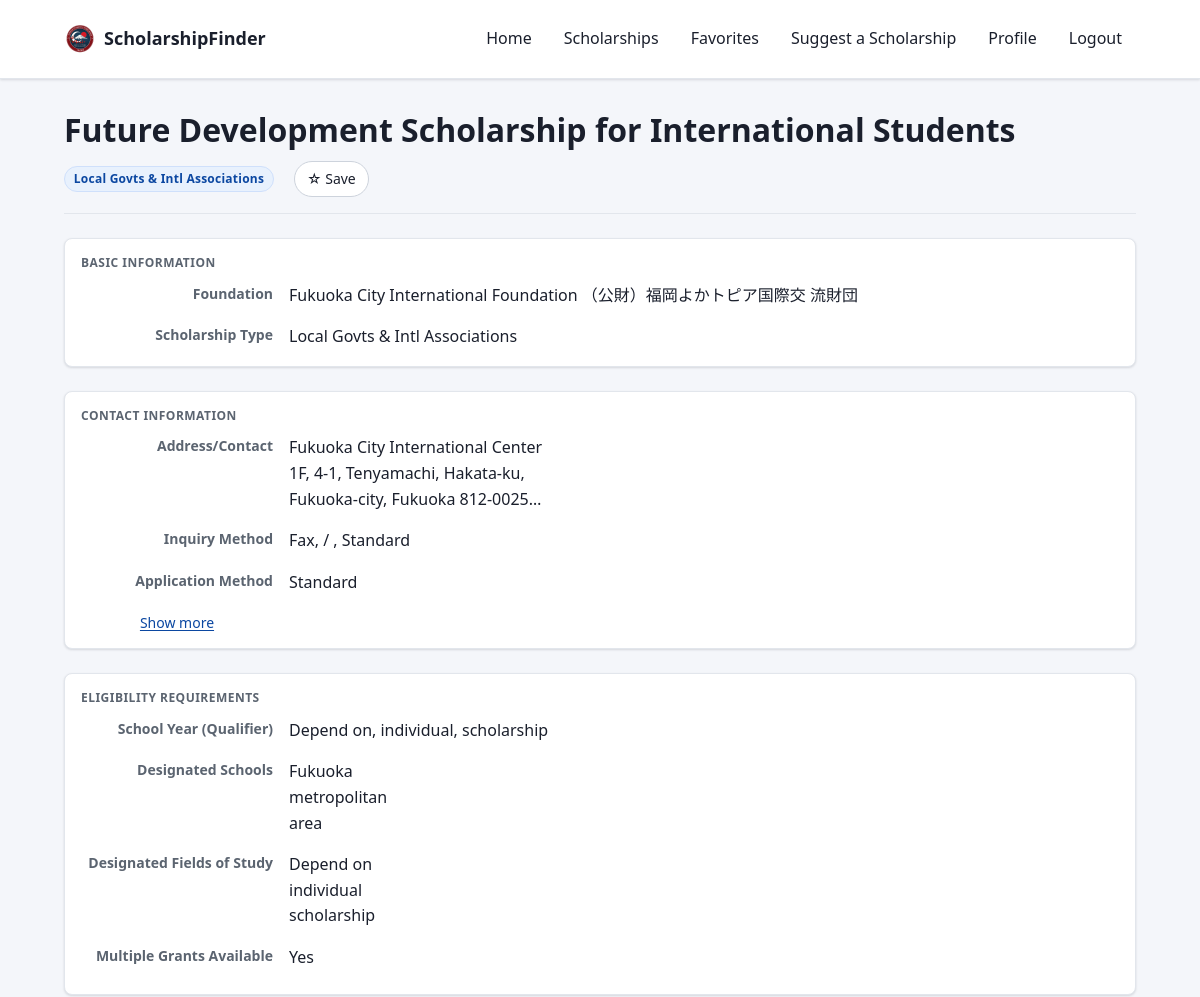
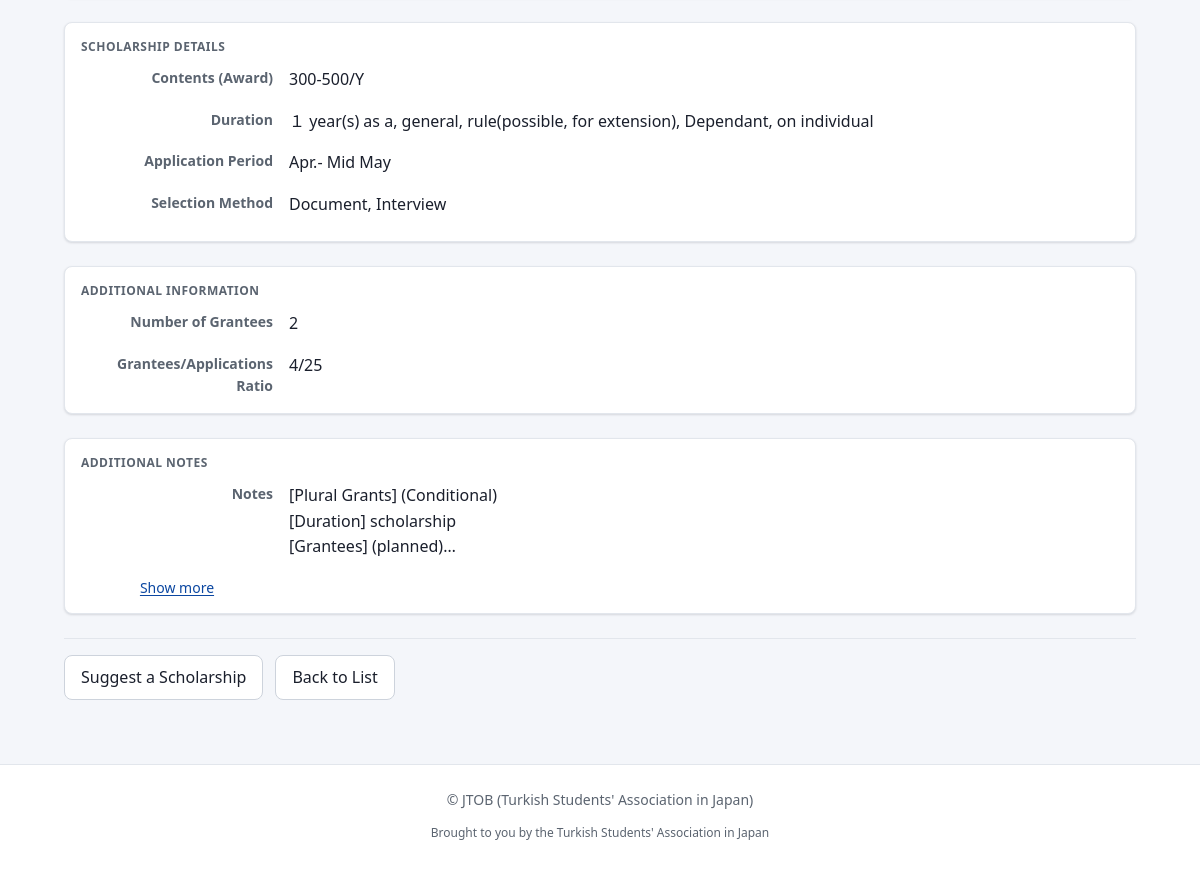
The app's page /scholarships/17/ (signed in) with its own data (2 pictures, top to bottom).
### scholarships/models.py (models this page shows, shortened)
class Scholarship(models.Model):
    SECTION_CHOICES = [
        ("III", "Local Govts & Intl Associations"),
        ("IV", "Private Foundations"),
        ("V", "For Applicants Residing Abroad"),
    ]
    section = models.CharField(max_length=50, choices=SECTION_CHOICES)
    foundation_name = models.CharField(max_length=500)
    scholarship_name = models.CharField(max_length=500)
    address_contact = models.TextField(blank=True, default="")
    inquiry = models.CharField(max_length=50, blank=True, default="")
    application = models.CharField(max_length=50, blank=True, default="")
    qualifier = models.CharField(max_length=200, blank=True, default="")
    designated_schools = models.TextField(blank=True, default="")
    designated_fields = models.TextField(blank=True, default="")
    PLURAL_GRANTS_CHOICES = [("Yes", "Yes"), ("No", "No"), ("Unknown", "Unknown")]
    plural_grants = models.CharField(
        max_length=7, choices=PLURAL_GRANTS_CHOICES, blank=True, default=""
    )
    additional_requirements = models.TextField(blank=True, default="")
    contents = models.TextField(blank=True, default="")
    duration = models.CharField(max_length=200, blank=True, default="")
    application_period = models.CharField(max_length=200, blank=True, default="")
    selection_method = models.CharField(max_length=200, blank=True, default="")
    grantees = models.CharField(max_length=100, blank=True, default="")
    grantees_applications = models.CharField(max_length=100, blank=True, default="")
    notes = models.TextField(blank=True, default="")
    imported_at = models.DateTimeField(auto_now=True)
    class Meta:
        unique_together = ["foundation_name", "scholarship_name"]
        ordering = ["section", "foundation_name", "scholarship_name"]

### scholarships/views.py (the view)
# urls.py: path("scholarships/<int:pk>/", views.scholarship_detail, name="scholarship-detail"),
def scholarship_detail(request, pk):
    scholarship = get_object_or_404(
        annotate_favorited(Scholarship.objects.all(), request.user), pk=pk
    )
    return render(
        request, "scholarships/scholarship_detail.html", {"scholarship": scholarship}
    )

### scholarships/templatetags/scholarship_extras.py (called while the page is built)
@register.filter
def expand_qualifier(qualifier_string):
    if not qualifier_string:
        return ""
    codes = [code.strip() for code in qualifier_string.split("\n") if code.strip()]
    expanded_names = []
    for code in codes:
        base_code = code.split("(")[0].strip()
        expanded_name = QUALIFIER_MAPPING.get(base_code, code)
        expanded_names.append(expanded_name)
    return ", ".join(expanded_names)

@register.filter
def display_grants(value):
    return value if value else ""

@register.filter
def expand_selection_method(value):
    if not value:
        return ""
    mapping = {"D": "Document", "I": "Interview", "W": "Written Exam", "O": "Other"}
    parts = [mapping.get(p.strip(), p.strip()) for p in value.split(",") if p.strip()]
    return ", ".join(parts)

@register.filter
def format_multiline(text):
    if not text:
        return ""
    text = str(text)
    text = text.replace("Ｍ", "M").replace("Ｄ", "D").replace("／", "/")
    text = text.replace("−", "-").replace("ー", "-").replace("，", ",")
    import re
    text = re.sub(r"[^\x00-\x7F]+", " ", text)
    return mark_safe(text.replace("\n", "<br>"))

@register.filter
def get_section_display(section_code):
    section_mapping = {
        "III": "Local Govts & Intl Associations",
        "IV": "Private Foundations",
        "V": "For Applicants Residing Abroad",
    }
    return section_mapping.get(section_code, section_code)

@register.filter
def expand_inquiry_method(value):
    if not value:
        return ""
    value = str(value).replace("Ｆ", "F").replace("Ｓ", "S")
    parts = [part.strip() for part in value.split("\n") if part.strip()]
    expanded_parts = []
    for part in parts:
        sub_parts = re.split(r"[・/]", part)
        expanded_subparts = []
        for sub_part in sub_parts:
            sub_part = sub_part.strip().upper()
            if sub_part == "F":
                expanded_subparts.append("Fax")
            elif sub_part == "S":
                expanded_subparts.append("Standard")
            else:
                expanded_subparts.append(sub_part)
        expanded_parts.append(" / ".join(expanded_subparts))
    return ", ".join(expanded_parts)

### scholarships/views.py (called while the page is built)
def annotate_favorited(queryset, user):
    if not user.is_authenticated:
        return queryset
    fav_exists = Favorite.objects.filter(user=user, scholarship=OuterRef("pk"))
    return queryset.annotate(is_favorited=Exists(fav_exists))

### scholarships/templates/scholarships/scholarship_detail.html (shortened to what this page needs)
{% extends "scholarships/base.html" %}
{% load scholarship_extras %}
{% block content %}
    <div class="scholarship-detail-header">
        <h1>{{ scholarship.scholarship_name }}</h1>
        <span class="section-badge">{{ scholarship.section|get_section_display }}</span>
        <span class="detail-favorite">{% include "scholarships/_favorite_button.html" %}</span>
    </div>
    <div class="scholarship-detail-content">
        <section class="detail-section">
            <h2>Basic Information</h2>
            <dl class="detail-list">
                <dt>Foundation</dt>
                <dd>{{ scholarship.foundation_name }}</dd>
                <dt>Scholarship Type</dt>
                <dd>{{ scholarship.section|get_section_display }}</dd>
            </dl>
        </section>
        <section class="detail-section">
            <h2>Contact Information</h2>
            <dl class="detail-list">
                {% if scholarship.address_contact %}
                <dt>Address/Contact</dt>
                <dd class="text-clamp">{{ scholarship.address_contact|format_multiline }}</dd>
                {% endif %}
                {% if scholarship.inquiry %}
                <dt>Inquiry Method</dt>
                <dd class="text-clamp">{{ scholarship.inquiry|expand_inquiry_method }}</dd>
                {% endif %}
                {% if scholarship.application %}
                <dt>Application Method</dt>
                <dd class="text-clamp">{{ scholarship.application|expand_application_method }}</dd>
                {% endif %}
            </dl>
        </section>
        <section class="detail-section">
            <h2>Eligibility Requirements</h2>
            <dl class="detail-list">
                {% if scholarship.qualifier %}
                <dt>School Year (Qualifier)</dt>
                <dd class="text-clamp">{{ scholarship.qualifier|expand_qualifier }}</dd>
                {% endif %}
                {% if scholarship.designated_schools %}
                <dt>Designated Schools</dt>
                <dd class="text-clamp">{{ scholarship.designated_schools|format_multiline }}</dd>
                {% endif %}
                {% if scholarship.designated_fields %}
                <dt>Designated Fields of Study</dt>
                <dd class="text-clamp">{{ scholarship.designated_fields|format_multiline }}</dd>
                {% endif %}
                {% if scholarship.plural_grants %}
                <dt>Multiple Grants Available</dt>
                <dd>{{ scholarship.plural_grants|display_grants }}</dd>
                {% endif %}
            </dl>
        </section>
        <section class="detail-section">
            <h2>Scholarship Details</h2>
            <dl class="detail-list">
                {% if scholarship.contents %}
                <dt>Contents (Award)</dt>
                <dd class="text-clamp">{{ scholarship.contents|format_multiline }}</dd>
                {% endif %}
                {% if scholarship.duration %}
                <dt>Duration</dt>
                <dd>{{ scholarship.duration|expand_duration }}</dd>
                {% endif %}
                {% if scholarship.application_period %}
                <dt>Application Period</dt>
                <dd>{{ scholarship.application_period }}</dd>
                {% endif %}
                {% if scholarship.selection_method %}
                <dt>Selection Method</dt>
                <dd>{{ scholarship.selection_method|expand_selection_method }}</dd>
                {% endif %}
            </dl>
        </section>
        <section class="detail-section">
            <h2>Additional Information</h2>
            <dl class="detail-list">
                {% if scholarship.grantees %}
                <dt>Number of Grantees</dt>
                <dd>{{ scholarship.grantees }}</dd>
                {% endif %}
                {% if scholarship.grantees_applications %}
                <dt>Grantees/Applications Ratio</dt>
                <dd>{{ scholarship.grantees_applications }}</dd>
                {% endif %}
            </dl>
        </section>
        {% if scholarship.notes %}
        <section class="detail-section">
            <h2>Additional Notes</h2>
            <dl class="detail-list">
                <dt>Notes</dt>
                <dd class="text-clamp">{{ scholarship.notes|format_multiline }}</dd>
            </dl>
        </section>
        {% endif %}
        <section class="detail-actions">
            {% if user.is_authenticated %}
                <a href="{% url 'request-form' %}" class="button">Suggest a Scholarship</a>
            {% else %}
                <a href="{% url 'login' %}?next={% url 'request-form' %}" class="button">Login to Suggest a Scholarship</a>
            {% endif %}
            <a href="{% url 'scholarship-list' %}" class="button">Back to List</a>
        </section>
    </div>
{% endblock %}

### scholarships/static/scholarships/style.css (style rules this page uses)
:root { --brand: #1a73e8; --brand-700: #0b47a1; --brand-050: #e8f1fd; --accent: #0d9488; --accent-050: #e6f5f3; --bg-app: #f4f6fa; --surface: #ffffff; --surface-muted: #f6f8fa; --surface-sunken: #eef1f5; --text: #1a1f2c; --text-muted: #5b6470; --text-subtle: #6b7280; --border: #e2e6ec; --border-strong: #cdd3dc; --success: #1a7f37; --success-bg: #dafbe1; --error: #b3261e; --error-bg: #fdecea; --warning: #8a5a00; --warning-bg: #fff3cd; --info: #0d7d8a; --info-bg: #e0f3f5; --text-xs: 0.75rem; --text-sm: 0.875rem; --text-base: 1rem; --text-md: 1.125rem; --text-lg: 1.25rem; --text-xl: 1.5rem; --text-2xl: 2rem; --text-3xl: 2.25rem; --space-1: 0.25rem; --space-2: 0.5rem; --space-3: 0.75rem; --space-4: 1rem; --space-5: 1.5rem; --space-6: 2rem; --space-7: 3rem; --space-8: 4rem; --radius-sm: 4px; --radius: 8px; --radius-lg: 12px; --radius-pill: 999px; --shadow-sm: 0 1px 2px rgba(15, 23, 42, 0.06), 0 1px 3px rgba(15, 23, 42, 0.08); --shadow-md: 0 4px 14px rgba(15, 23, 42, 0.08); --max-width: 70rem; --focus-ring: 0 0 0 3px rgba(26, 115, 232, 0.35); --color-bg: var(--surface); --color-text: var(--text); --color-text-muted: var(--text-muted); --color-border: var(--border); --color-focus: var(--brand); --color-success: var(--success); --color-error: var(--error); --color-warning: var(--warning); --color-info: var(--brand); --spacing-unit: var(--space-4); }
*, *::before, *::after { box-sizing: border-box; }
html { -webkit-text-size-adjust: 100%; }
body { margin: 0; padding: 0; font-family: system-ui, -apple-system, "Segoe UI", Roboto, "Helvetica Neue", Arial, sans-serif; font-size: var(--text-base); line-height: 1.6; color: var(--text); background: var(--bg-app); }
h1 { font-size: var(--text-2xl); line-height: 1.2; margin: 0 0 var(--space-4); color: var(--text); }
h2 { font-size: var(--text-lg); line-height: 1.3; margin: 0 0 var(--space-3); }
a { color: var(--brand-700); text-decoration: none; }
button, .button { display: inline-flex; align-items: center; justify-content: center; gap: var(--space-2); padding: var(--space-3) var(--space-4); min-height: 44px; font-size: var(--text-base); font-family: inherit; line-height: 1.2; border: 1px solid var(--border-strong); border-radius: var(--radius); background: var(--surface); color: var(--text); cursor: pointer; text-decoration: none; transition: background-color 0.15s ease, border-color 0.15s ease, color 0.15s ease, box-shadow 0.15s ease; }
.section-badge, .status-badge { display: inline-block; padding: 0.2rem 0.55rem; border-radius: var(--radius-pill); font-size: var(--text-xs); font-weight: 700; line-height: 1.4; white-space: nowrap; letter-spacing: 0.02em; }
.section-badge { background: var(--brand-050); color: var(--brand-700); border: 1px solid #cfe0fb; }
.text-clamp { overflow: hidden; display: -webkit-box; -webkit-box-orient: vertical; -webkit-line-clamp: 3; line-clamp: 3; max-height: 4.8em; transition: max-height 0.3s ease; position: relative; }
.scholarship-detail-header { display: flex; align-items: center; flex-wrap: wrap; gap: var(--space-3); margin-bottom: var(--space-5); padding-bottom: var(--space-4); border-bottom: 1px solid var(--border); }
.scholarship-detail-header h1 { margin: 0; }
.detail-section { margin-bottom: var(--space-5); padding: var(--space-4); border: 1px solid var(--border); border-radius: var(--radius); background: var(--surface); box-shadow: var(--shadow-sm); }
.detail-section h2 { font-size: var(--text-xs); color: var(--text-muted); margin-bottom: var(--space-3); text-transform: uppercase; letter-spacing: 0.04em; font-weight: 700; }
.detail-list { display: grid; grid-template-columns: 1fr; gap: var(--space-3); margin: 0; }
.detail-list dt { font-weight: 700; font-size: var(--text-sm); color: var(--text-muted); margin-bottom: var(--space-1); }
.detail-list dd { margin: 0 0 var(--space-3); }
.detail-list dd:last-child { margin-bottom: 0; }
.detail-actions { display: flex; gap: var(--space-3); margin-top: var(--space-5); padding-top: var(--space-4); border-top: 1px solid var(--border); flex-wrap: wrap; }
@media (min-width: 768px) { .detail-list { grid-template-columns: 12rem 1fr; gap: var(--space-2) var(--space-4); } }
@media (min-width: 768px) { .detail-list dt { text-align: right; margin-bottom: 0; } }
@media (min-width: 768px) { .detail-list dd { margin-bottom: var(--space-2); } }
.detail-favorite { margin-left: var(--space-2); vertical-align: middle; }

### records on screen
Scholarship: scholarship_name "Future Development Scholarship for International Students", section|get_section_display "Local Govts & Intl Associations", foundation_name "Fukuoka City International Foundation （公財）福岡よかトピア国際交 流財団", address_contact "Fukuoka City International Center 1F, 4-1, Tenyamachi, Hakata-ku, Fukuoka-city, Fukuoka 812-0025", inquiry|expand_inquiry_method "Fax, / , Standard", application|expand_application_method "Standard", qualifier|expand_qualifier "Depend on, individual, scholarship", designated_schools "Fukuoka metropolitan area", designated_fields "Depend on individual scholarship", plural_grants|display_grants "Yes", contents "300-500/Y", duration|expand_duration "１ year(s) as a, general, rule(possible, for extension), Dependant, on individual", application_period "Apr.- Mid May", selection_method|expand_selection_method "Document, Interview", grantees "2", grantees_applications "4/25", notes "[Plural Grants] (Conditional) [Duration] scholarship [Grantees] (planned)"
